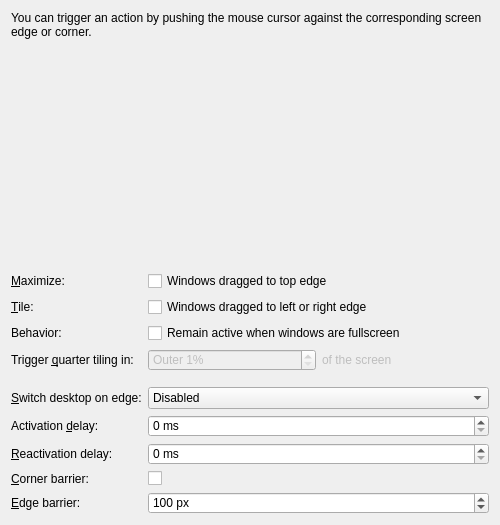
<?xml version="1.0" encoding="UTF-8"?>
<ui version="4.0">
 <class>KWinScreenEdgesConfigUI</class>
 <widget class="QWidget" name="KWinScreenEdgesConfigUI">
  <property name="geometry">
   <rect>
    <x>0</x>
    <y>0</y>
    <width>500</width>
    <height>525</height>
   </rect>
  </property>
  <property name="minimumSize">
   <size>
    <width>500</width>
    <height>525</height>
   </size>
  </property>
  <layout class="QVBoxLayout" name="verticalLayout">
   <item>
    <widget class="QLabel" name="infoLabel">
     <property name="text">
      <string>You can trigger an action by pushing the mouse cursor against the corresponding screen edge or corner.</string>
     </property>
     <property name="wordWrap">
      <bool>true</bool>
     </property>
    </widget>
   </item>
   <item>
    <spacer name="verticalSpacer_2">
     <property name="orientation">
      <enum>Qt::Vertical</enum>
     </property>
     <property name="sizeType">
      <enum>QSizePolicy::Minimum</enum>
     </property>
     <property name="sizeHint" stdset="0">
      <size>
       <width>20</width>
       <height>20</height>
      </size>
     </property>
    </spacer>
   </item>
   <item>
    <widget class="KWin::Monitor" name="monitor" native="true">
     <property name="minimumSize">
      <size>
       <width>200</width>
       <height>200</height>
      </size>
     </property>
     <property name="focusPolicy">
      <enum>Qt::StrongFocus</enum>
     </property>
    </widget>
   </item>
   <item>
    <layout class="QFormLayout" name="formLayout">
     <property name="formAlignment">
      <set>Qt::AlignHCenter|Qt::AlignTop</set>
     </property>
     <item row="0" column="0">
      <widget class="QLabel" name="quickMaximizeLabel">
       <property name="text">
        <string>&amp;Maximize:</string>
       </property>
       <property name="buddy">
        <cstring>kcfg_ElectricBorderMaximize</cstring>
       </property>
      </widget>
     </item>
     <item row="0" column="1">
      <widget class="QCheckBox" name="kcfg_ElectricBorderMaximize">
       <property name="text">
        <string>Windows dragged to top edge</string>
       </property>
      </widget>
     </item>
     <item row="1" column="0">
      <widget class="QLabel" name="quickTileLabel">
       <property name="text">
        <string>&amp;Tile:</string>
       </property>
       <property name="buddy">
        <cstring>kcfg_ElectricBorderTiling</cstring>
       </property>
      </widget>
     </item>
     <item row="1" column="1">
      <widget class="QCheckBox" name="kcfg_ElectricBorderTiling">
       <property name="text">
        <string>Windows dragged to left or right edge</string>
       </property>
      </widget>
     </item>
     <item row="2" column="0">
      <widget class="QLabel" name="label">
       <property name="text">
        <string>Behavior:</string>
       </property>
      </widget>
     </item>
     <item row="2" column="1">
      <widget class="QCheckBox" name="remainActiveOnFullscreen">
       <property name="text">
        <string>Remain active when windows are fullscreen</string>
       </property>
      </widget>
     </item>
     <item row="3" column="0">
      <widget class="QLabel" name="electricBorderCornerRatioLabel">
       <property name="text">
        <string>Trigger &amp;quarter tiling in:</string>
       </property>
       <property name="buddy">
        <cstring>electricBorderCornerRatioSpin</cstring>
       </property>
      </widget>
     </item>
     <item row="3" column="1">
      <layout class="QHBoxLayout" name="horizontalLayout">
       <item>
        <widget class="QSpinBox" name="electricBorderCornerRatioSpin">
         <property name="enabled">
          <bool>false</bool>
         </property>
         <property name="suffix">
          <string>%</string>
         </property>
         <property name="prefix">
          <string>Outer </string>
         </property>
         <property name="minimum">
          <number>1</number>
         </property>
         <property name="maximum">
          <number>49</number>
         </property>
        </widget>
       </item>
       <item>
        <widget class="QLabel" name="label_1">
         <property name="enabled">
          <bool>false</bool>
         </property>
         <property name="text">
          <string>of the screen</string>
         </property>
        </widget>
       </item>
      </layout>
     </item>
     <item row="4" column="1">
      <spacer name="verticalSpacer_1">
       <property name="orientation">
        <enum>Qt::Vertical</enum>
       </property>
       <property name="sizeType">
        <enum>QSizePolicy::Fixed</enum>
       </property>
       <property name="sizeHint" stdset="0">
        <size>
         <width>20</width>
         <height>4</height>
        </size>
       </property>
      </spacer>
     </item>
     <item row="5" column="0">
      <widget class="QLabel" name="desktopSwitchLabel">
       <property name="toolTip">
        <string>Change desktop when the mouse cursor is pushed against the edge of the screen</string>
       </property>
       <property name="text">
        <string>&amp;Switch desktop on edge:</string>
       </property>
       <property name="buddy">
        <cstring>kcfg_ElectricBorders</cstring>
       </property>
      </widget>
     </item>
     <item row="5" column="1">
      <widget class="QComboBox" name="kcfg_ElectricBorders">
       <item>
        <property name="text">
         <string comment="Switch desktop on edge">Disabled</string>
        </property>
       </item>
       <item>
        <property name="text">
         <string>Only When Moving Windows</string>
        </property>
       </item>
       <item>
        <property name="text">
         <string>Always Enabled</string>
        </property>
       </item>
      </widget>
     </item>
     <item row="6" column="0">
      <widget class="QLabel" name="activationDelayLabel">
       <property name="toolTip">
        <string>Amount of time required for the mouse cursor to be pushed against the edge of the screen before the action is triggered</string>
       </property>
       <property name="text">
        <string>Activation &amp;delay:</string>
       </property>
       <property name="buddy">
        <cstring>kcfg_ElectricBorderDelay</cstring>
       </property>
      </widget>
     </item>
     <item row="6" column="1">
      <widget class="QSpinBox" name="kcfg_ElectricBorderDelay">
       <property name="suffix">
        <string> ms</string>
       </property>
       <property name="maximum">
        <number>1000</number>
       </property>
       <property name="singleStep">
        <number>50</number>
       </property>
       <property name="value">
        <number>0</number>
       </property>
      </widget>
     </item>
     <item row="7" column="0">
      <widget class="QLabel" name="triggerCooldownLabel">
       <property name="enabled">
        <bool>true</bool>
       </property>
       <property name="toolTip">
        <string>Amount of time required after triggering an action until the next trigger can occur</string>
       </property>
       <property name="text">
        <string>&amp;Reactivation delay:</string>
       </property>
       <property name="buddy">
        <cstring>kcfg_ElectricBorderCooldown</cstring>
       </property>
      </widget>
     </item>
     <item row="7" column="1">
      <widget class="QSpinBox" name="kcfg_ElectricBorderCooldown">
       <property name="enabled">
        <bool>true</bool>
       </property>
       <property name="suffix">
        <string> ms</string>
       </property>
       <property name="maximum">
        <number>1000</number>
       </property>
       <property name="singleStep">
        <number>50</number>
       </property>
       <property name="value">
        <number>0</number>
       </property>
      </widget>
     </item>
     <item row="8" column="0">
      <widget class="QLabel" name="CornerBarrierLabel">
       <property name="text">
        <string>&amp;Corner barrier:</string>
       </property>
       <property name="buddy">
        <cstring>kcfg_CornerBarrier</cstring>
       </property>
      </widget>
     </item>
     <item row="8" column="1">
      <widget class="QCheckBox" name="kcfg_CornerBarrier">
       <property name="whatsThis">
        <string>Here you can enable or disable the virtual corner barrier between screens. The barrier prevents the cursor from moving to another screen when it is already touching a screen corner. This makes it easier to trigger user interface elements like maximized windows' close buttons when using multiple screens.</string>
       </property>
       <property name="toolTip">
        <string comment="@info:tooltip">Prevents cursors from crossing at screen corners.</string>
       </property>
      </widget>
     </item>
     <item row="9" column="0">
      <widget class="QLabel" name="EdgeBarrierLabel">
       <property name="text">
        <string>&amp;Edge barrier:</string>
       </property>
       <property name="buddy">
        <cstring>kcfg_EdgeBarrier</cstring>
       </property>
      </widget>
     </item>
     <item row="9" column="1">
      <widget class="QSpinBox" name="kcfg_EdgeBarrier">
       <property name="whatsThis">
        <string>Here you can set size of the edge barrier between different screens. The barrier adds additional distance you have to move your pointer before it crosses the edge onto the other screen. This makes it easier to access user interface elements like Lingmo Panels that are located on an edge between screens.</string>
       </property>
       <property name="toolTip">
        <string comment="@info:tooltip">Additional distance cursor needs to travel to cross screen edges.</string>
       </property>
       <property name="specialValueText">
        <string>None</string>
       </property>
       <property name="suffix">
        <string> px</string>
       </property>
       <property name="minimum">
        <number>0</number>
       </property>
       <property name="maximum">
        <number>1000</number>
       </property>
       <property name="value">
        <number>100</number>
       </property>
      </widget>
     </item>
    </layout>
   </item>
   <item>
    <spacer name="verticalSpacer_3">
     <property name="orientation">
      <enum>Qt::Vertical</enum>
     </property>
     <property name="sizeType">
      <enum>QSizePolicy::Expanding</enum>
     </property>
     <property name="sizeHint" stdset="0">
      <size>
       <width>0</width>
       <height>0</height>
      </size>
     </property>
    </spacer>
   </item>
  </layout>
 </widget>
 <customwidgets>
  <customwidget>
   <class>KWin::Monitor</class>
   <extends>QWidget</extends>
   <header>monitor.h</header>
   <container>1</container>
  </customwidget>
 </customwidgets>
 <resources/>
 <connections>
  <connection>
   <sender>kcfg_ElectricBorderTiling</sender>
   <signal>toggled(bool)</signal>
   <receiver>label_1</receiver>
   <slot>setEnabled(bool)</slot>
   <hints>
    <hint type="sourcelabel">
     <x>20</x>
     <y>20</y>
    </hint>
    <hint type="destinationlabel">
     <x>20</x>
     <y>20</y>
    </hint>
   </hints>
  </connection>
  <connection>
   <sender>kcfg_ElectricBorderTiling</sender>
   <signal>toggled(bool)</signal>
   <receiver>electricBorderCornerRatioSpin</receiver>
   <slot>setEnabled(bool)</slot>
   <hints>
    <hint type="sourcelabel">
     <x>20</x>
     <y>20</y>
    </hint>
    <hint type="destinationlabel">
     <x>20</x>
     <y>20</y>
    </hint>
   </hints>
  </connection>
  <connection>
   <sender>kcfg_ElectricBorderTiling</sender>
   <signal>toggled(bool)</signal>
   <receiver>electricBorderCornerRatioLabel</receiver>
   <slot>setEnabled(bool)</slot>
   <hints>
    <hint type="sourcelabel">
     <x>20</x>
     <y>20</y>
    </hint>
    <hint type="destinationlabel">
     <x>20</x>
     <y>20</y>
    </hint>
   </hints>
  </connection>
 </connections>
</ui>
